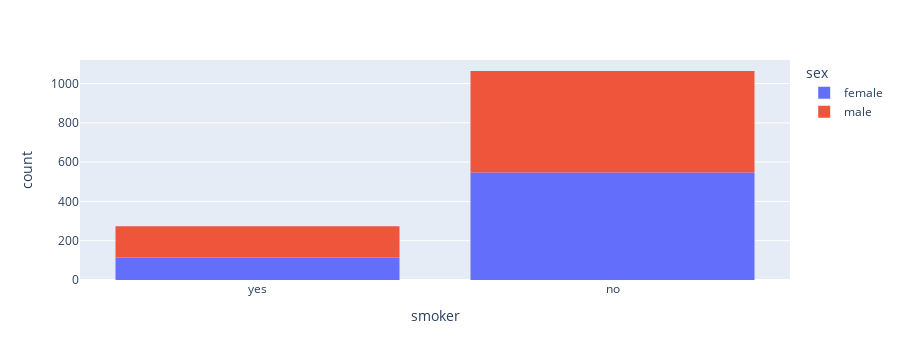

Source (notebook cell):
### Markdown cell above
### Smoker

### Code cell
px.histogram(medical_df, x='smoker',color='sex')

### Figure 1 — Plotly figure (JSON) as saved in the notebook; plotly's stock layout.template omitted (floating-point values rounded to 4 significant figures; data arrays with more than 128 entries replaced by an {"elided": "..."} marker saying what was removed)
{"data": [{"alignmentgroup": "True", "bingroup": "x", "hovertemplate": "sex=female<br>smoker=%{x}<br>count=%{y}<extra></extra>", "legendgroup": "female", "marker": {"color": "#636efa", "pattern": {"shape": ""}}, "name": "female", "offsetgroup": "female", "orientation": "v", "showlegend": true, "type": "histogram", "x": {"elided": "662 str values"}, "xaxis": "x", "yaxis": "y"}, {"alignmentgroup": "True", "bingroup": "x", "hovertemplate": "sex=male<br>smoker=%{x}<br>count=%{y}<extra></extra>", "legendgroup": "male", "marker": {"color": "#EF553B", "pattern": {"shape": ""}}, "name": "male", "offsetgroup": "male", "orientation": "v", "showlegend": true, "type": "histogram", "x": {"elided": "676 str values"}, "xaxis": "x", "yaxis": "y"}], "layout": {"barmode": "relative", "height": 360, "legend": {"title": {"text": "sex"}, "tracegroupgap": 0}, "margin": {"t": 60}, "xaxis": {"anchor": "y", "autorange": true, "domain": [0, 1], "range": [-0.5, 1.5], "title": {"text": "smoker"}, "type": "category"}, "yaxis": {"anchor": "x", "autorange": true, "domain": [0, 1], "range": [0, 1120], "title": {"text": "count"}}}}
